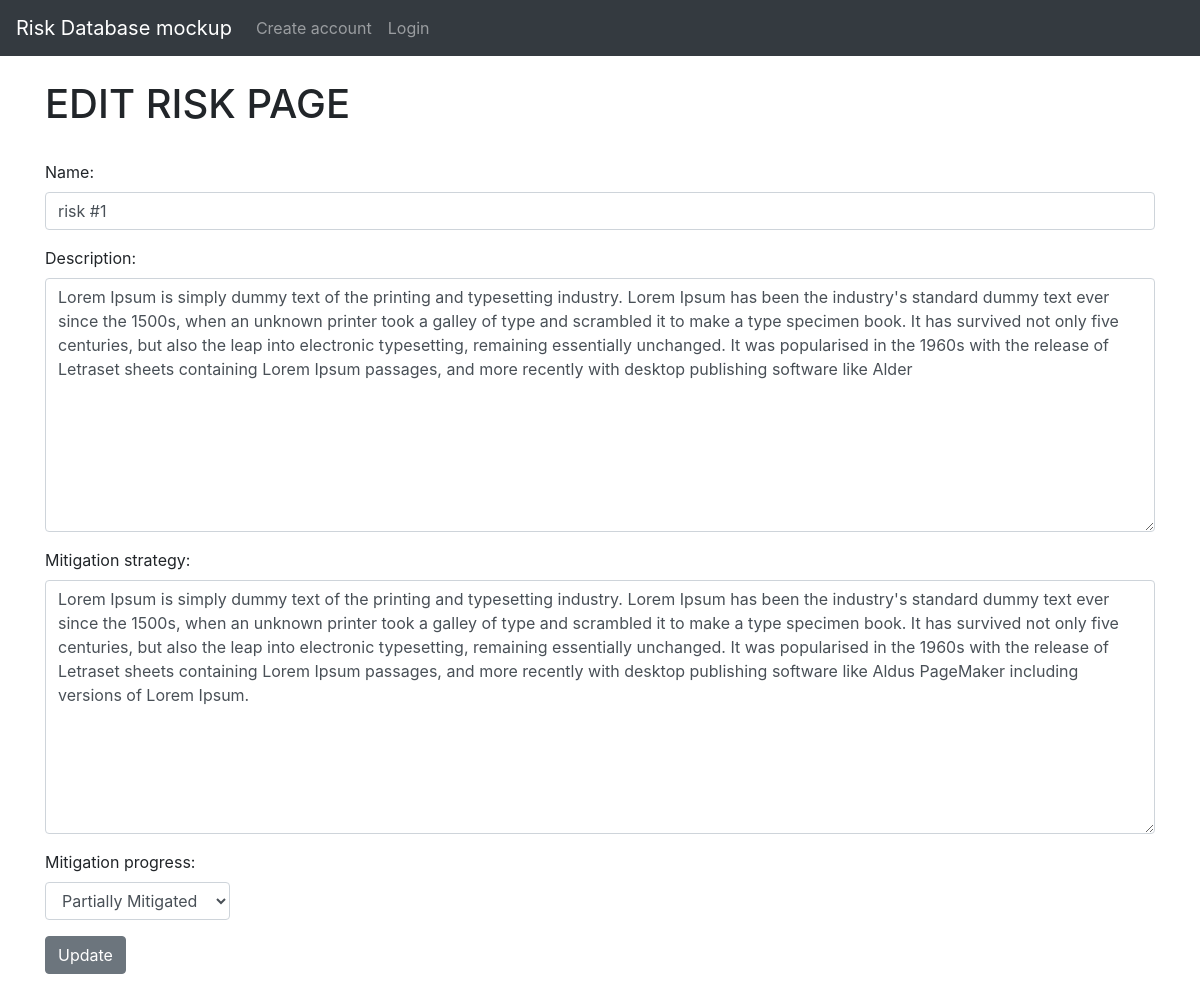
Screenshot of /homepage/editRisk/13 with the database file from the repository.
### homepage/models.py (models this page shows, shortened)
class Post(models.Model):
    name = models.CharField(max_length=300)
    description = models.TextField()
    mitigation_strategy = models.TextField()
    mitigation_progress = models.CharField(max_length=200, choices=PROGRESS_CHOICES, default="Not Mitigated")
    created_by = models.ForeignKey(User, null=True, on_delete=models.CASCADE, related_name="created_by")
    last_updated_by = models.ForeignKey(User, null=True, on_delete=models.CASCADE, related_name="last_updated_by")

### homepage/views.py (the view)
# urls.py: path('editRisk/<int:pk>', edit_risk.as_view(), name="editRisk"),
class edit_risk(UpdateView):
    model = Post
    form_class = edit_form
    template_name = 'edit_risk.html'

### homepage/forms.py
class edit_form(forms.ModelForm):
    class Meta:
        model = Post
        fields = ('name', 'description', 'mitigation_strategy', 'mitigation_progress', 'last_updated_by')
        widgets = {
            'name': forms.TextInput(attrs={'class':'form-control','id':'name'}),
            'description': forms.Textarea(attrs={'class':'form-control'}),
            'mitigation_strategy': forms.Textarea(attrs={'class':'form-control', 'id':'Strategy'}),
            'mitigation_progress': forms.Select(attrs={'class':'form-control col-sm-2','id':'mp'}),
            'last_updated_by': forms.TextInput(attrs={'class':'form-control','value':'a','id':'who_updates', 'type':'hidden'})
        }

### homepage/templates/edit_risk.html (shortened to what this page needs)
{% extends 'base.html' %}
{% block content %}
  <h1>EDIT RISK PAGE</h1>
  <div class="form-group">
  <form method="POST">
    {{form.as_p}}
    <button class="btn btn-secondary">Update</button>
  </div>
{% endblock %}

### rows the page displays
Post: name "risk #1", description "Lorem Ipsum is simply dummy text of the printing and typesetting industry. Lorem Ipsum has been the industry's standard dummy text ever since the 1500s, when an unknown printer took a galley of type and scrambled it to make a type specimen book. It has survived not only five centuries, but also the leap into electronic typesetting, remaining essentially unchanged. It was popularised in the 1960s with the release of Letraset sheets containing Lorem Ipsum passages, and more recently with desktop publishing software like Alder", mitigation_strategy "Lorem Ipsum is simply dummy text of the printing and typesetting industry. Lorem Ipsum has been the industry's standard dummy text ever since the 1500s, when an unknown printer took a galley of type and scrambled it to make a type specimen book. It has survived not only five centuries, but also the leap into electronic typesetting, remaining essentially unchanged. It was popularised in the 1960s with the release of Letraset sheets containing Lorem Ipsum passages, and more recently with desktop publishing software like Aldus PageMaker including versions of Lorem Ipsum.", mitigation_progress "Partially Mitigated"
